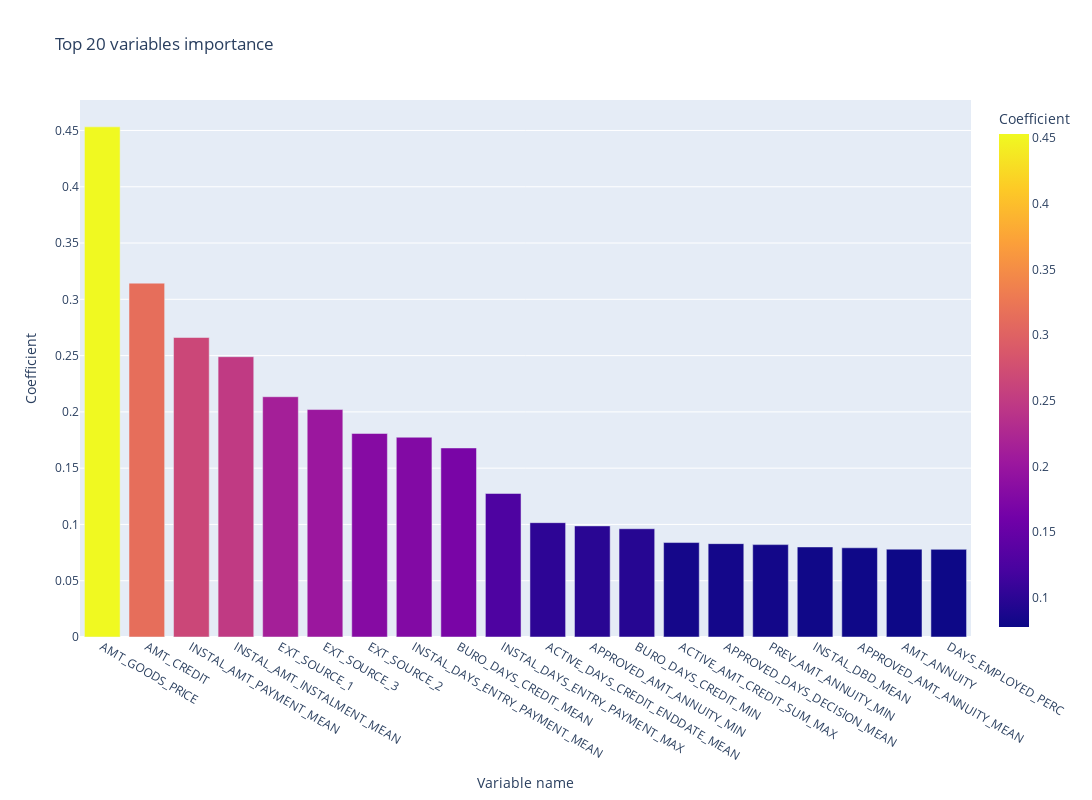

The notebook cell saved with this chart:
### Code cell
top_coefficients = pd.Series(
        ridgeClassifierModel.coef_[0],
        X_test_std.columns,
    ).map(abs).sort_values(ascending=False).head(20)

fig = px.bar(
            top_coefficients,
            color=top_coefficients.values,
            title="Top 20 variables importance",
            labels={
                "index": "Variable name",
                "value": "Coefficient",
                "color": "Coefficient",
            },
            width=1200,
            height=800,
        )
fig.show()

### Figure 1 — Plotly figure (JSON) as saved in the notebook; plotly's stock layout.template omitted (floating-point values rounded to 4 significant figures)
{"data": [{"alignmentgroup": "True", "hovertemplate": "Variable name=%{x}<br>Coefficient=%{marker.color}<extra></extra>", "legendgroup": "", "marker": {"color": [0.4532, 0.3144, 0.2661, 0.249, 0.2135, 0.2021, 0.1808, 0.1775, 0.1679, 0.1275, 0.1016, 0.09871, 0.09618, 0.0839, 0.08294, 0.08208, 0.08001, 0.07926, 0.07804, 0.07787], "coloraxis": "coloraxis", "pattern": {"shape": ""}}, "name": "", "offsetgroup": "", "orientation": "v", "showlegend": false, "textposition": "auto", "type": "bar", "x": ["AMT_GOODS_PRICE", "AMT_CREDIT", "INSTAL_AMT_PAYMENT_MEAN", "INSTAL_AMT_INSTALMENT_MEAN", "EXT_SOURCE_1", "EXT_SOURCE_3", "EXT_SOURCE_2", "INSTAL_DAYS_ENTRY_PAYMENT_MEAN", "BURO_DAYS_CREDIT_MEAN", "INSTAL_DAYS_ENTRY_PAYMENT_MAX", "ACTIVE_DAYS_CREDIT_ENDDATE_MEAN", "APPROVED_AMT_ANNUITY_MIN", "BURO_DAYS_CREDIT_MIN", "ACTIVE_AMT_CREDIT_SUM_MAX", "APPROVED_DAYS_DECISION_MEAN", "PREV_AMT_ANNUITY_MIN", "INSTAL_DBD_MEAN", "APPROVED_AMT_ANNUITY_MEAN", "AMT_ANNUITY", "DAYS_EMPLOYED_PERC"], "xaxis": "x", "y": [0.4532, 0.3144, 0.2661, 0.249, 0.2135, 0.2021, 0.1808, 0.1775, 0.1679, 0.1275, 0.1016, 0.09871, 0.09618, 0.0839, 0.08294, 0.08208, 0.08001, 0.07926, 0.07804, 0.07787], "yaxis": "y"}], "layout": {"barmode": "relative", "coloraxis": {"colorbar": {"title": {"text": "Coefficient"}}, "colorscale": [[0, "#0d0887"], [0.1111, "#46039f"], [0.2222, "#7201a8"], [0.3333, "#9c179e"], [0.4444, "#bd3786"], [0.5556, "#d8576b"], [0.6667, "#ed7953"], [0.7778, "#fb9f3a"], [0.8889, "#fdca26"], [1, "#f0f921"]]}, "height": 800, "legend": {"tracegroupgap": 0}, "title": {"text": "Top 20 variables importance"}, "width": 1200, "xaxis": {"anchor": "y", "domain": [0, 1], "title": {"text": "Variable name"}}, "yaxis": {"anchor": "x", "domain": [0, 1], "title": {"text": "Coefficient"}}}}
